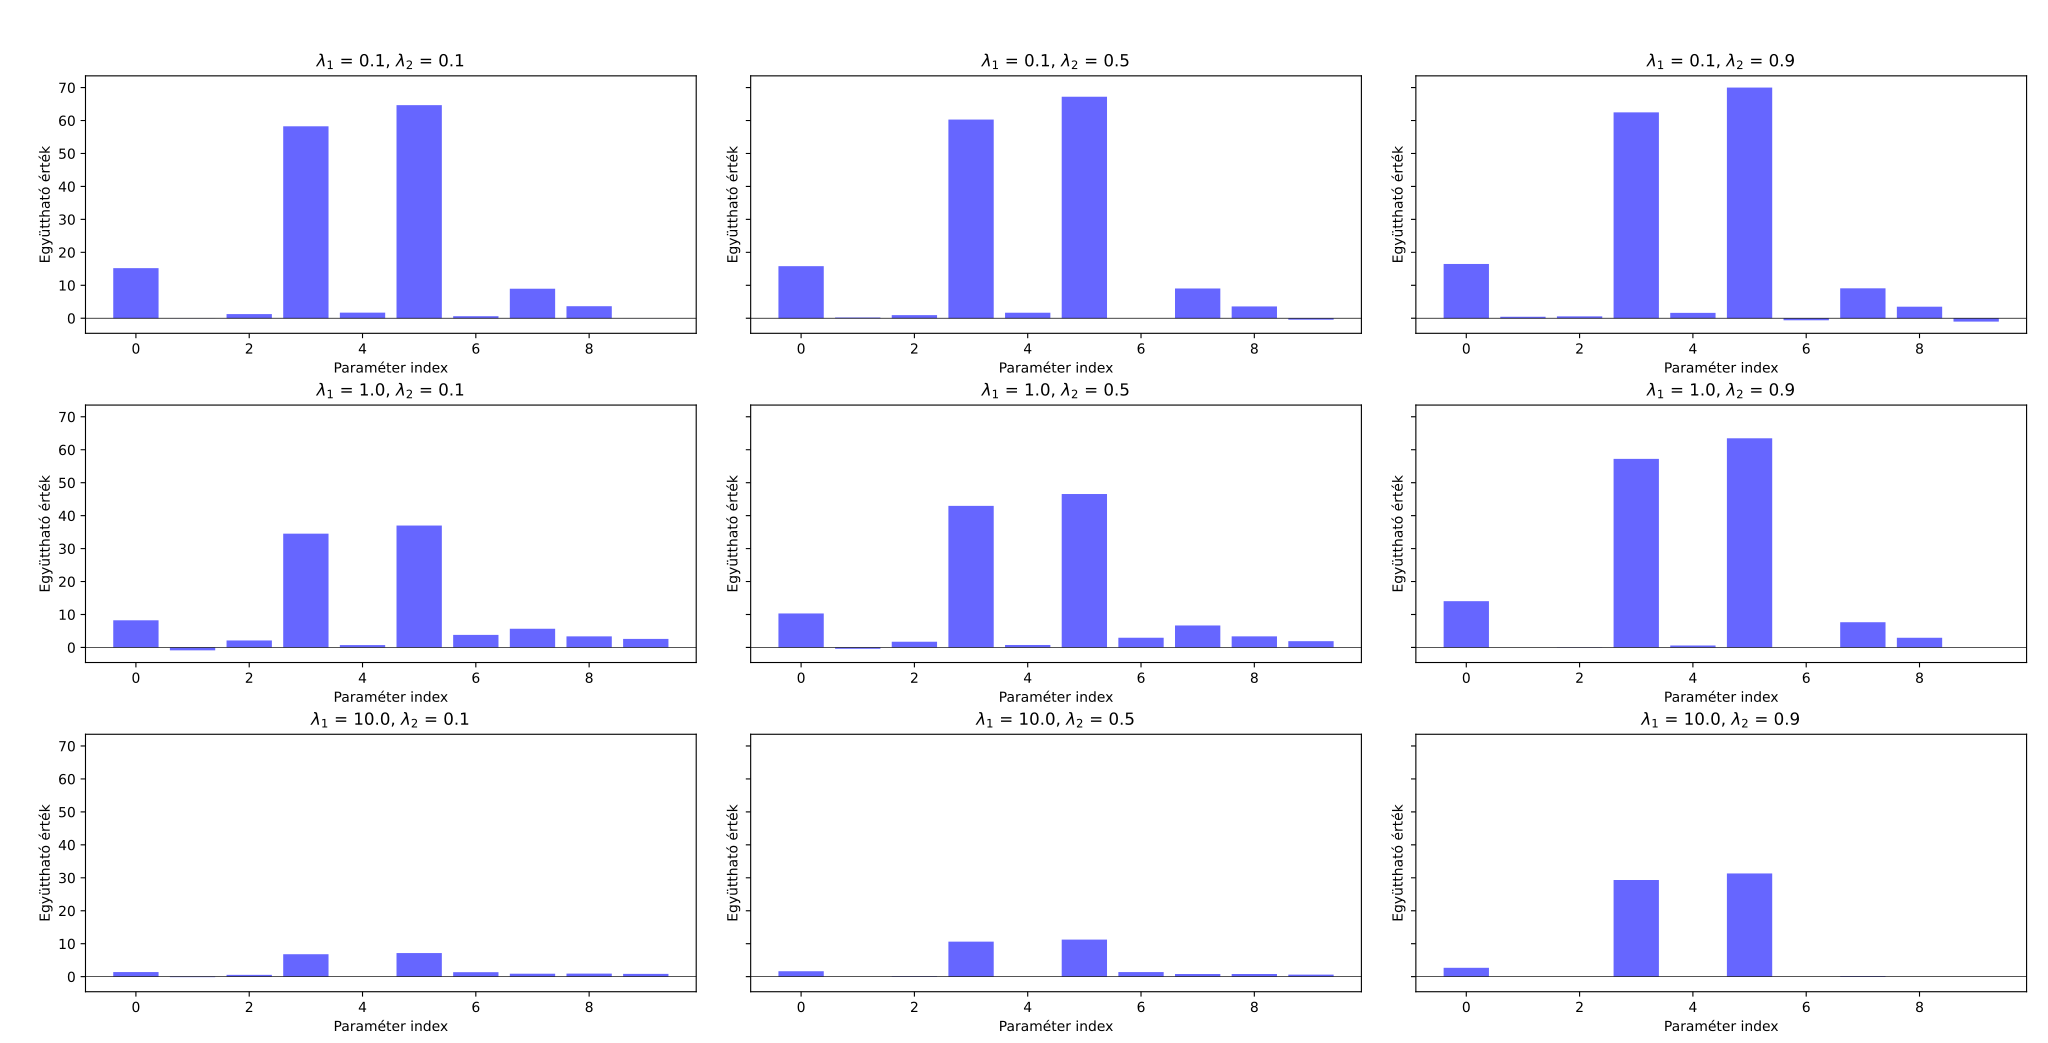

Python code for this plot:
from sklearn.metrics import mean_squared_error
import numpy as np
import matplotlib.pyplot as plt
from sklearn.linear_model import ElasticNet
from sklearn.datasets import make_regression

np.random.seed(42)
X, y, coef_true = make_regression(
    n_samples=100,
    n_features=10,
    n_informative=5,
    noise=10,
    coef=True
)

params = [
    (0.1, 0.1),
    (0.1, 0.5),
    (0.1, 0.9),
    (1.0, 0.1),
    (1.0, 0.5),
    (1.0, 0.9),
    (10.0, 0.1),
    (10.0, 0.5),
    (10.0, 0.9),
]

fig, axes = plt.subplots(3, 3, figsize=(15, 12), sharey=True)


best_score = float('inf')
best_params = None

for ax, (alpha, l1_ratio) in zip(axes.ravel(), params):
    model = ElasticNet(alpha=alpha, l1_ratio=l1_ratio,
                       fit_intercept=False, max_iter=10000)
    model.fit(X, y)
    y_pred = model.predict(X)
    mse = mean_squared_error(y, y_pred)
    if mse < best_score:
        best_score = mse
        best_params = (alpha, l1_ratio)
    ax.bar(range(X.shape[1]), model.coef_, color='blue', alpha=0.6)
    ax.set_title(r"$\lambda_1$ = %.1f, $\lambda_2$ = %.1f" % (alpha, l1_ratio))
    ax.axhline(0, color='black', linewidth=0.5)
    ax.set_xlabel("Paraméter index")
    ax.set_ylabel("Együttható érték")

plt.tight_layout(rect=[0, 0, 1, 0.96])
plt.show()

print(
    f"Legjobb fit: alpha={best_params[0]}, l1_ratio={best_params[1]}, MSE={best_score:.2f}")
